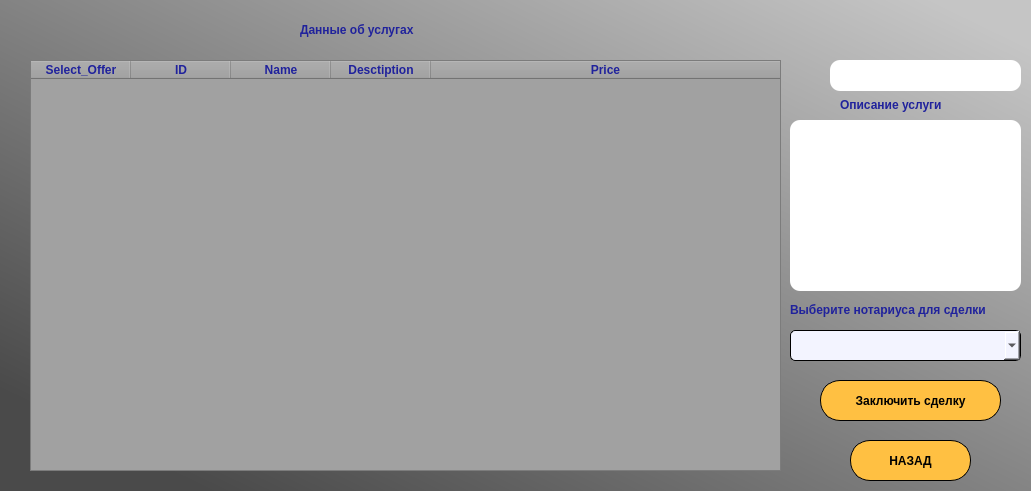
<?xml version="1.0" encoding="UTF-8"?>
<ui version="4.0">
 <class>MakeDealWindow</class>
 <widget class="QMainWindow" name="MakeDealWindow">
  <property name="geometry">
   <rect>
    <x>0</x>
    <y>0</y>
    <width>1031</width>
    <height>491</height>
   </rect>
  </property>
  <property name="windowTitle">
   <string>MainWindow</string>
  </property>
  <widget class="QWidget" name="centralwidget">
   <widget class="QLabel" name="label">
    <property name="geometry">
     <rect>
      <x>0</x>
      <y>0</y>
      <width>1031</width>
      <height>491</height>
     </rect>
    </property>
    <property name="styleSheet">
     <string notr="true">background-color: qlineargradient(spread:reflect, x1:0.0201244, y1:0.96, x2:1, y2:0, stop:0.0746269 rgba(74, 74, 74, 255), stop:0.950249 rgba(197, 197, 197, 255));</string>
    </property>
    <property name="text">
     <string/>
    </property>
   </widget>
   <widget class="QTableWidget" name="NotariesTable">
    <property name="geometry">
     <rect>
      <x>30</x>
      <y>60</y>
      <width>751</width>
      <height>411</height>
     </rect>
    </property>
    <property name="styleSheet">
     <string notr="true">background-color: rgb(161, 161, 161);</string>
    </property>
    <property name="editTriggers">
     <set>QAbstractItemView::NoEditTriggers</set>
    </property>
    <property name="tabKeyNavigation">
     <bool>false</bool>
    </property>
    <property name="showDropIndicator" stdset="0">
     <bool>false</bool>
    </property>
    <property name="dragEnabled">
     <bool>false</bool>
    </property>
    <property name="dragDropOverwriteMode">
     <bool>false</bool>
    </property>
    <property name="selectionMode">
     <enum>QAbstractItemView::ExtendedSelection</enum>
    </property>
    <attribute name="horizontalHeaderStretchLastSection">
     <bool>true</bool>
    </attribute>
    <column>
     <property name="text">
      <string>Select_Offer</string>
     </property>
     <property name="font">
      <font>
       <weight>75</weight>
       <bold>true</bold>
      </font>
     </property>
     <property name="foreground">
      <brush brushstyle="SolidPattern">
       <color alpha="255">
        <red>32</red>
        <green>34</green>
        <blue>156</blue>
       </color>
      </brush>
     </property>
    </column>
    <column>
     <property name="text">
      <string>ID</string>
     </property>
     <property name="font">
      <font>
       <weight>75</weight>
       <bold>true</bold>
      </font>
     </property>
     <property name="foreground">
      <brush brushstyle="SolidPattern">
       <color alpha="255">
        <red>32</red>
        <green>34</green>
        <blue>156</blue>
       </color>
      </brush>
     </property>
    </column>
    <column>
     <property name="text">
      <string>Name</string>
     </property>
     <property name="font">
      <font>
       <weight>75</weight>
       <bold>true</bold>
      </font>
     </property>
     <property name="foreground">
      <brush brushstyle="SolidPattern">
       <color alpha="255">
        <red>32</red>
        <green>34</green>
        <blue>156</blue>
       </color>
      </brush>
     </property>
    </column>
    <column>
     <property name="text">
      <string>Desctiption</string>
     </property>
     <property name="font">
      <font>
       <weight>75</weight>
       <bold>true</bold>
      </font>
     </property>
     <property name="foreground">
      <brush brushstyle="SolidPattern">
       <color alpha="255">
        <red>32</red>
        <green>34</green>
        <blue>156</blue>
       </color>
      </brush>
     </property>
    </column>
    <column>
     <property name="text">
      <string>Price</string>
     </property>
     <property name="font">
      <font>
       <weight>75</weight>
       <bold>true</bold>
      </font>
     </property>
     <property name="foreground">
      <brush brushstyle="SolidPattern">
       <color alpha="255">
        <red>32</red>
        <green>34</green>
        <blue>156</blue>
       </color>
      </brush>
     </property>
    </column>
   </widget>
   <widget class="QLabel" name="label_2">
    <property name="geometry">
     <rect>
      <x>300</x>
      <y>20</y>
      <width>161</width>
      <height>20</height>
     </rect>
    </property>
    <property name="font">
     <font>
      <pointsize>9</pointsize>
      <weight>75</weight>
      <bold>true</bold>
     </font>
    </property>
    <property name="styleSheet">
     <string notr="true">color: rgb(32, 34, 156);</string>
    </property>
    <property name="text">
     <string>Данные об услугах</string>
    </property>
   </widget>
   <widget class="QPushButton" name="BackBtn">
    <property name="geometry">
     <rect>
      <x>850</x>
      <y>440</y>
      <width>121</width>
      <height>41</height>
     </rect>
    </property>
    <property name="font">
     <font>
      <weight>75</weight>
      <bold>true</bold>
     </font>
    </property>
    <property name="styleSheet">
     <string notr="true">border-color: rgb(255, 249, 62);
border-radius: 20px;
background-color: rgb(255, 192, 66);
border: 1px solid #000000</string>
    </property>
    <property name="text">
     <string>НАЗАД</string>
    </property>
   </widget>
   <widget class="QPushButton" name="makeDealBtn">
    <property name="geometry">
     <rect>
      <x>820</x>
      <y>380</y>
      <width>181</width>
      <height>41</height>
     </rect>
    </property>
    <property name="font">
     <font>
      <weight>75</weight>
      <bold>true</bold>
     </font>
    </property>
    <property name="styleSheet">
     <string notr="true">border-color: rgb(255, 249, 62);
border-radius: 20px;
background-color: rgb(255, 192, 66);
border: 1px solid #000000</string>
    </property>
    <property name="text">
     <string>Заключить сделку</string>
    </property>
   </widget>
   <widget class="QComboBox" name="notariesBox">
    <property name="geometry">
     <rect>
      <x>790</x>
      <y>330</y>
      <width>231</width>
      <height>31</height>
     </rect>
    </property>
    <property name="font">
     <font>
      <weight>50</weight>
      <italic>false</italic>
      <bold>false</bold>
     </font>
    </property>
    <property name="styleSheet">
     <string notr="true">QComboBox {
    border: 1px solid black;
    border-radius: 5px;
    padding-left: 5px;
    padding-right: 5px;
    background-color: rgb(243, 244, 255);
 }</string>
    </property>
    <property name="editable">
     <bool>false</bool>
    </property>
    <property name="duplicatesEnabled">
     <bool>false</bool>
    </property>
    <property name="frame">
     <bool>true</bool>
    </property>
   </widget>
   <widget class="QLabel" name="label_4">
    <property name="geometry">
     <rect>
      <x>790</x>
      <y>300</y>
      <width>221</width>
      <height>20</height>
     </rect>
    </property>
    <property name="font">
     <font>
      <weight>75</weight>
      <bold>true</bold>
     </font>
    </property>
    <property name="styleSheet">
     <string notr="true">color: rgb(32, 34, 156);</string>
    </property>
    <property name="text">
     <string>Выберите нотариуса для сделки</string>
    </property>
   </widget>
   <widget class="QLineEdit" name="searchEdit">
    <property name="geometry">
     <rect>
      <x>830</x>
      <y>60</y>
      <width>191</width>
      <height>31</height>
     </rect>
    </property>
    <property name="styleSheet">
     <string notr="true">border-radius:10px</string>
    </property>
   </widget>
   <widget class="QLabel" name="label_3">
    <property name="geometry">
     <rect>
      <x>790</x>
      <y>60</y>
      <width>31</width>
      <height>31</height>
     </rect>
    </property>
    <property name="text">
     <string/>
    </property>
    <property name="pixmap">
     <pixmap resource="../Icons/icons.qrc">:/icons/search_200941.png</pixmap>
    </property>
    <property name="scaledContents">
     <bool>true</bool>
    </property>
   </widget>
   <widget class="QTextEdit" name="descrEdit">
    <property name="geometry">
     <rect>
      <x>790</x>
      <y>120</y>
      <width>231</width>
      <height>171</height>
     </rect>
    </property>
    <property name="cursor" stdset="0">
     <cursorShape>ForbiddenCursor</cursorShape>
    </property>
    <property name="styleSheet">
     <string notr="true">background-color: white;
border-radius:10px</string>
    </property>
    <property name="readOnly">
     <bool>true</bool>
    </property>
   </widget>
   <widget class="QLabel" name="label_5">
    <property name="geometry">
     <rect>
      <x>840</x>
      <y>89</y>
      <width>151</width>
      <height>31</height>
     </rect>
    </property>
    <property name="font">
     <font>
      <weight>75</weight>
      <bold>true</bold>
     </font>
    </property>
    <property name="styleSheet">
     <string notr="true">color: rgb(32, 34, 156);</string>
    </property>
    <property name="text">
     <string>Описание услуги</string>
    </property>
   </widget>
  </widget>
 </widget>
 <resources>
  <include location="../Icons/icons.qrc"/>
 </resources>
 <connections/>
</ui>
